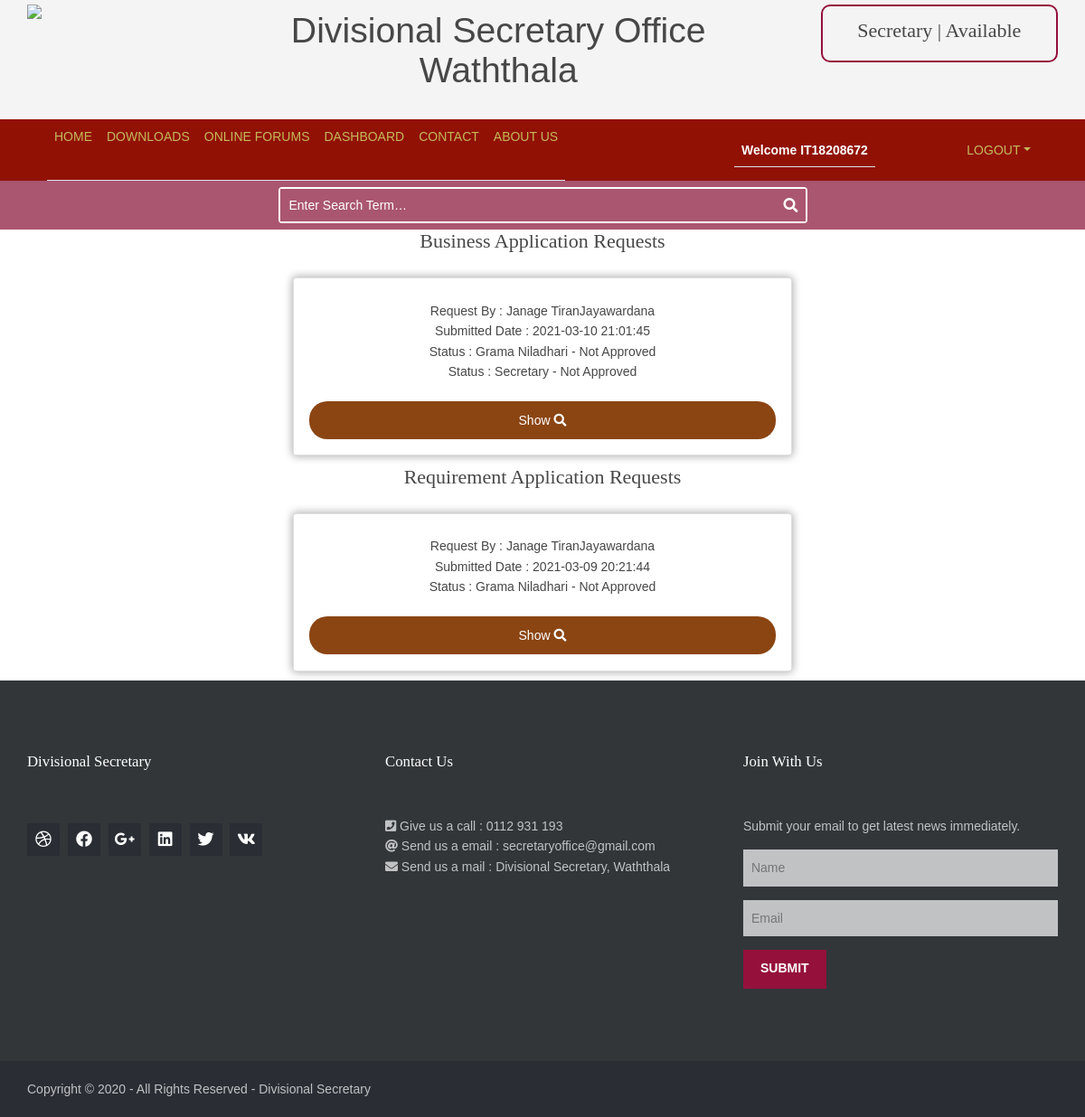
/approvals.php (signed in), run on the app's committed database.
### tables this page shows
CREATE TABLE `business_registration` (
  `f_id` int(11) NOT NULL,
  `b_name` varchar(200) NOT NULL,
  `b_form` varchar(300) NOT NULL,
  `b_address` varchar(200) NOT NULL,
  `b_date` date NOT NULL,
  `b_emp_count` int(11) NOT NULL,
  `b_sub_name` varchar(200) NOT NULL DEFAULT 'No',
  `b_owner_address` varchar(300) NOT NULL,
  `b_contact` varchar(15) NOT NULL,
  `b_citizenship` varchar(200) NOT NULL,
  `b_email` varchar(200) NOT NULL,
  `b_ownership` varchar(200) NOT NULL,
  `b_grama_division` varchar(200) NOT NULL,
  `grama_niladhari_approval` int(11) DEFAULT '0',
  `secretary_approval` int(11) DEFAULT '0',
  `submitted_by` int(11) NOT NULL,
  `date` datetime NOT NULL DEFAULT CURRENT_TIMESTAMP,
  `approved_date` datetime DEFAULT NULL,
  `grama_niladhari_sign` varchar(200) DEFAULT NULL,
  `secretary_sign` varchar(200) DEFAULT NULL
);

CREATE TABLE `people` (
  `pid` int(11) NOT NULL,
  `first_name` varchar(50) NOT NULL,
  `last_name` varchar(50) NOT NULL,
  `email` varchar(100) NOT NULL,
  `grama_niladhari_division` varchar(200) NOT NULL,
  `gender` varchar(15) NOT NULL,
  `contact_number` int(11) NOT NULL,
  `address` varchar(200) NOT NULL,
  `password` varchar(200) NOT NULL
);

CREATE TABLE `requirement_application` (
  `f_id` int(11) NOT NULL,
  `full_name` varchar(200) NOT NULL,
  `division` varchar(200) NOT NULL,
  `address` varchar(200) NOT NULL,
  `contact` varchar(15) NOT NULL,
  `email` varchar(200) NOT NULL,
  `requirement` varchar(500) NOT NULL,
  `nic` varchar(20) NOT NULL,
  `gender` varchar(20) NOT NULL,
  `grama_approval` int(11) NOT NULL DEFAULT '0',
  `submitted_by` int(11) NOT NULL,
  `date` datetime NOT NULL DEFAULT CURRENT_TIMESTAMP,
  `approved_date` datetime DEFAULT NULL,
  `grama_niladhari_sign` varchar(200) DEFAULT NULL
);

### approvals.php (the view, shortened to what this page needs)
<?php
    require "connection/connection.php";
    include "support/header.php";
?>
<?php
    if($_SESSION['TYPE'] == '1'){
        $sql1  = "SELECT * FROM business_registration WHERE grama_niladhari_approval= '1' && secretary_approval='0'";
    }else{
        $sql1  = "SELECT * FROM business_registration WHERE grama_niladhari_approval= '0'";
    }
    $sql2  = "SELECT * FROM requirement_application WHERE grama_approval= '0'";
    $result_business = mysqli_query($conn, $sql1);
    $result_requirement = mysqli_query($conn, $sql2);
    $business = mysqli_fetch_all($result_business,MYSQLI_ASSOC);
    $requirement = mysqli_fetch_all($result_requirement,MYSQLI_ASSOC);
?>
<link href="layout/styles/dashboard.css" rel="stylesheet" type="text/css" media="all">
<div class="text-center">
    <h1>Business Application Requests</h1>
    <?php
        if($business == null){
            echo "No data to show";
        }
        else{
    ?>
    <div class="p_box row m-1 justify-content-center align-items-center">
            <?php
                foreach($business as $obj){
                    $submiter_id = $obj['submitted_by'];
                    $query = "SELECT * FROM people WHERE pid='$submiter_id'";
                    $result = mysqli_query($conn, $query);
                    $user = mysqli_fetch_assoc($result);
            ?>
        <div class="col-md-6">
            <div class="card m-2 overflow-hidden">
                    <div class="card-body ">
                        <div class="p-2">
                            <p>
                               Request By : <?php echo $user['first_name']; echo $user['last_name']; ?>
                               <br>
                               Submitted Date : <?php echo $obj['date']; ?>
							   <br>
							   Status : Grama Niladhari - <?php if ($obj['grama_niladhari_approval']){ echo 'Approved';}else {echo 'Not Approved';} ?>
						   <br>
                            Status : Secretary - Not Approved
                            </p>
                        </div>
                        <a href="view_application1.php?id=<?php echo $obj['f_id'] ?>">
                            <div class="p_button text-center">
                                Show <i class="fa fa-search"></i>
                            </div>
                        </a>
                    </div>
            </div>
        </div>
        <?php
                }
        ?>
    </div>
    <?php
        }
        if($_SESSION['TYPE'] == '2'){
    ?>
    <h1>Requirement Application Requests</h1>
    <div class="p_box row m-1 justify-content-center align-items-center">
            <?php
                foreach($requirement as $obj){
                    $submiter_id = $obj['submitted_by'];
                    $query = "SELECT * FROM people WHERE pid='$submiter_id'";
                    $result = mysqli_query($conn, $query);
                    $user = mysqli_fetch_assoc($result);
            ?>
        <div class="col-md-6 ">
            <div class="card m-2 overflow-hidden">
                    <div class="card-body ">
                        <div class="p-2">
                            <p>
                               Request By : <?php echo $user['first_name']; echo $user['last_name']; ?>
                               <br>
                               Submitted Date : <?php echo $obj['date']; ?>
							   <br>
							   Status : Grama Niladhari - Not Approved
                            </p>
                        </div>
                        <a href="view_application2.php?id=<?php echo $obj['f_id'] ?>">
                            <div class="p_button text-center">
                                Show <i class="fa fa-search"></i>
                            </div>
                        </a>
                    </div>
            </div>
        </div>
        <?php
                }
        ?>
    </div>
    <?php
        }
    ?>
</div>
<?php
    include "support/footer.php";
?>

### layout/styles/layout.css (style rules this page uses)
body { color:#474747; background-color:#FFFFFF; }
a { color:#95103B; }

### layout/styles/dashboard.css (style rules this page uses)
.card { box-shadow: 0px 0px 10px 1px rgba(0, 0, 0, 0.329); transition: ease-in 0.5s; }
.card-body { transition:ease-in 0.2s ; }
.p_button { background-color: saddlebrown; padding: 10px; border-radius: 20px; text-decoration: none; color: rgb(255, 255, 255); }

### layout/styles/framework.css (style rules this page uses)
html { overflow-y:scroll; overflow-x:hidden; }
html, body { margin:0; padding:0; font-size:14px; line-height:1.6em; }
*, *::before, *::after { box-sizing:border-box; }
a { outline:none; text-decoration:none; }
body, input, textarea, select { font-family:Verdana, Geneva, sans-serif; }
h1, h2, h3, h4, h5, h6, .heading { font-family:Georgia, "Times New Roman", Times, serif; }
::placeholder { opacity:1; }
h1, h2, h3, h4, h5, h6, .heading { margin:0 0 20px 0; font-size:22px; line-height:normal; font-weight:normal; text-transform:capitalize; }

### data on the page
business_registration: submitted_by.first_name "Janage Tiran", submitted_by.last_name "Jayawardana", date "2021-03-10 21:01:45", grama_niladhari_approval "Not Approved"
requirement_application: submitted_by.first_name "Janage Tiran", submitted_by.last_name "Jayawardana", date "2021-03-09 20:21:44"

### other printed values
$_SESSION['username'] "IT18208672"
